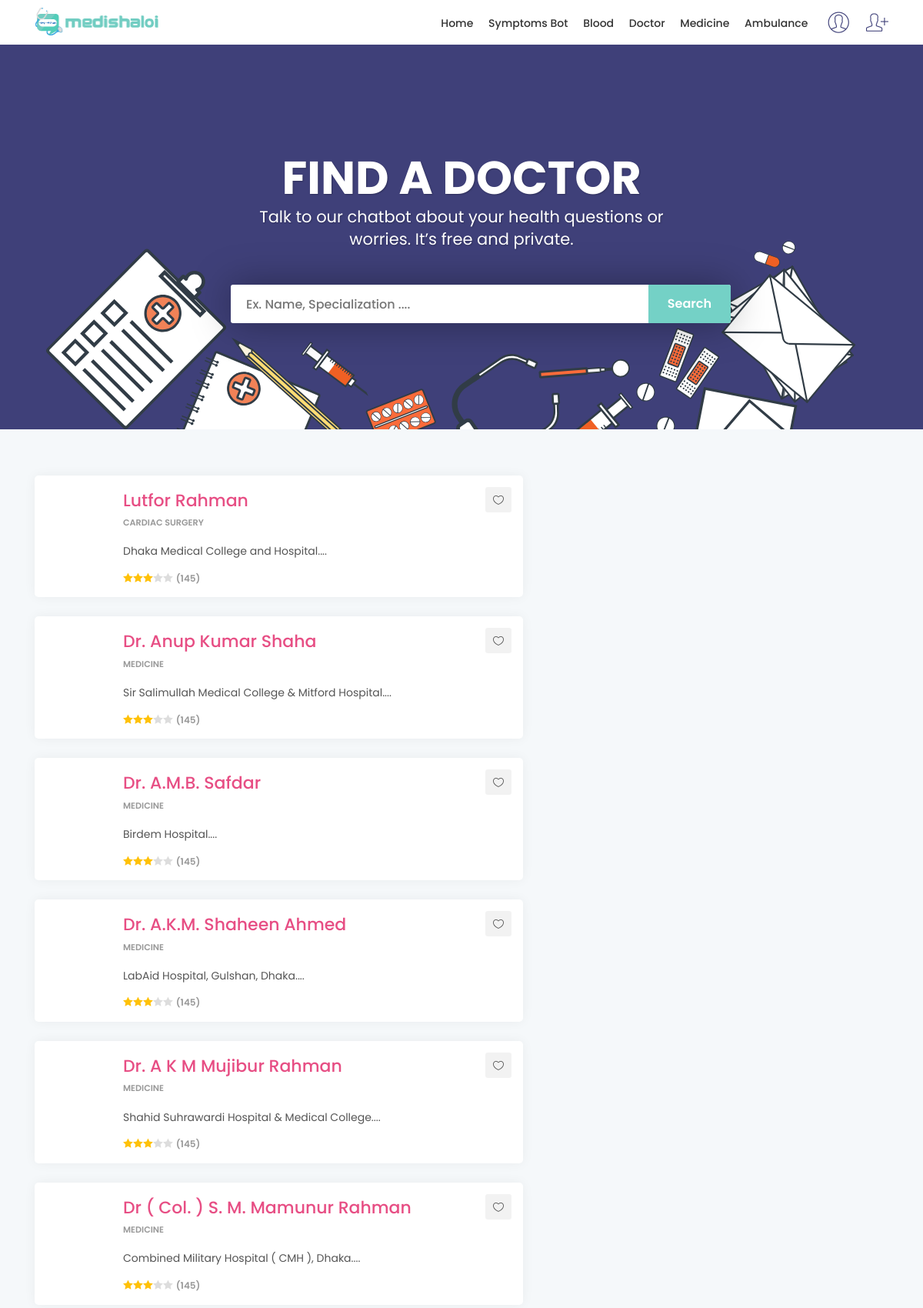
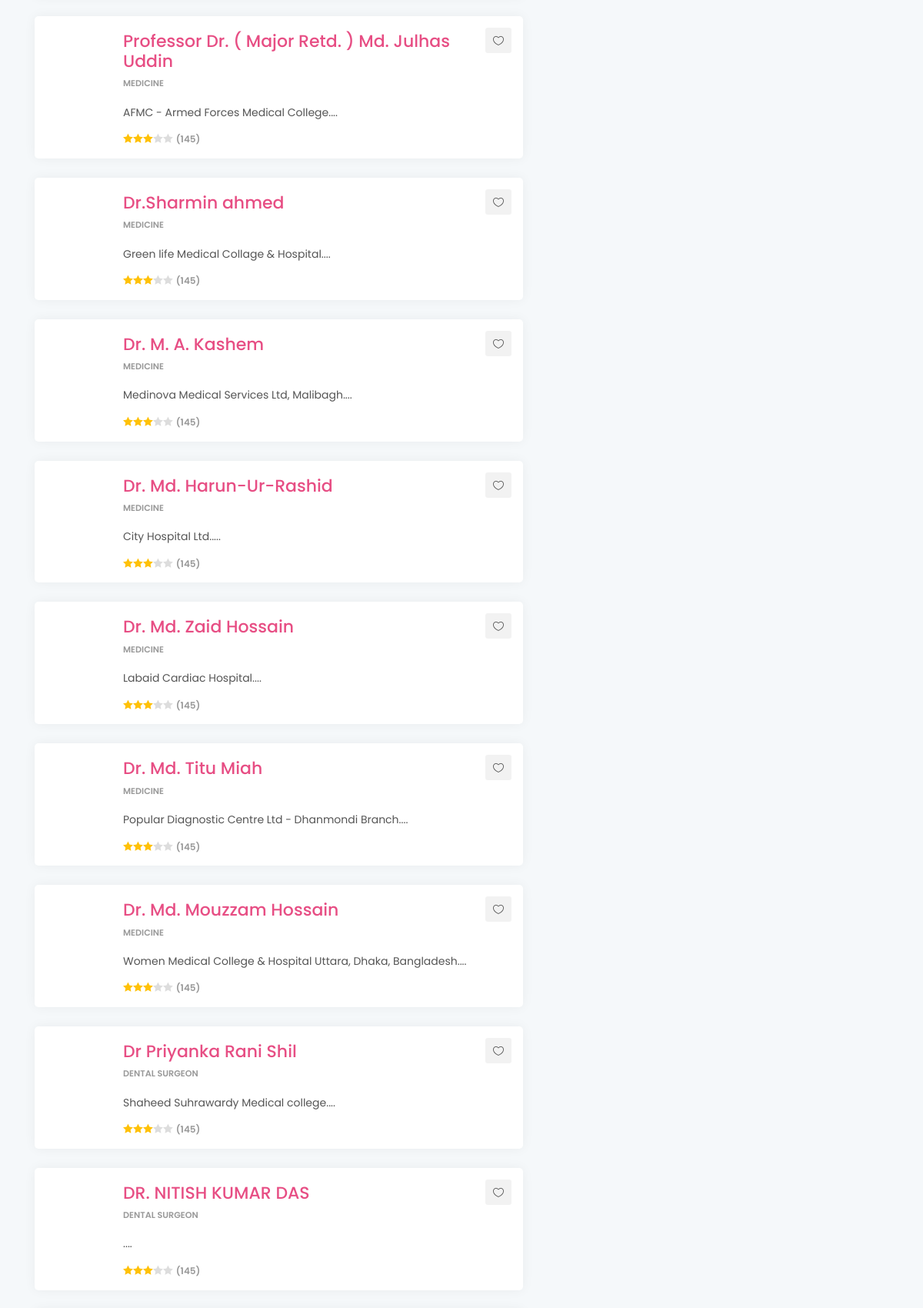
Screenshot of /doctor_search (signed in, upper part) with the database file from the repository (2 pictures, top to bottom).
### myapp/models.py (models this page shows)
class Doctor(models.Model):
    image = models.FileField(blank=True)
    doctor_name = models.CharField(blank=True,max_length=200)
    specialist =  models.CharField(blank=True,max_length=200)
    lacation = models.CharField(blank=True,max_length=100)
    education_background = models.CharField(blank=True,max_length=300)
    phone = models.CharField(blank=True,max_length=50)
    address = models.CharField(blank=True,max_length=300)
    user_reviwe = models.CharField(blank=True,max_length=60)
    description = models.CharField(blank=True,max_length=600)

### myapp/views.py (the view)
# urls.py: path('doctor_search', views.doctor_search_v, name='doctor_search'),
@login_required
def doctor_search_v(request):
    doctor_list = Doctor.objects.all()
    search=request.GET.get('q')
    if search:
        doctor_list=doctor_list.filter(
            Q(specialist__icontains=search)
        )
    context ={
        'doctor_list': doctor_list,
    }
    return render(request,'doctor-serach.html',context)

### myapp/templates/doctor-serach.html (shortened to what this page needs)
{% load static %}
<!DOCTYPE html>
<html lang="en">
<head>
	<link href="{% static 'css/bootstrap.min.css' %}" rel="stylesheet">
	<link href="{% static 'css/style.css' %}" rel="stylesheet">
	<link href="{% static 'css/menu.css' %}" rel="stylesheet">
	<link href="{% static 'css/vendors.css' %}" rel="stylesheet">
	<link href="{% static 'css/icon_fonts/css/all_icons_min.css' %}" rel="stylesheet">
    <link href="{% static 'css/css/date_picker.css' %}" rel="stylesheet">
	<link href="{% static 'css/custom.css' %}" rel="stylesheet">
</head>
<body>
    <header class="header_sticky">
		<div class="container">
			<div class="row">
				<div class="col-lg-3 col-6">
					<div id="logo_home">
						<h1><a href="/" title="Medishaloi">Medishaloi – Your Medical Assistance</a></h1>
					</div>
				</div>
				<nav class="col-lg-9 col-6">
					<ul id="top_access">
						<li><a href="login"><i class="pe-7s-user"></i></a></li>
						<li><a href="register"><i class="pe-7s-add-user"></i></a></li>
					</ul>
					<div class="main-menu">
						<ul>
							<li><a href="/">Home</a></li>
							<li><a href="#">Symptoms Bot</a></li>
							<li><a href="http://blood.bestmassager.info/">Blood</a></li>
							<li><a href="doctor_search">Doctor</a></li>
							<li><a href="madichine_search">Medicine</a></li>
							<li><a href="ambulance_search">Ambulance</a></li>
						</ul>
					</div>
				</nav>
			</div>
		</div>
	</header>
	<main>
		<div class="hero_home version_3">
				<div class="content">
					<h3>Find A Doctor</h3>
					<p>Talk to our chatbot about your health questions or worries. It’s free and private.</p>
					<form action="" method="GET">
						<div id="custom-search-input">
							<div class="input-group">
								<input type="text" name="" class="search-query" placeholder="Ex. Name, Specialization ....">
								<input type="submit" class="btn_search" value="Search">
							</div>
						</div>
					</form>
			</div>
		</div>
		<div class="container margin_60_35">
			<div class="row">
				<div class="col-lg-7">
					{% for list in  doctor_list%}
						<div class="strip_list wow fadeIn">
							<a href="#0" class="wish_bt"></a>
								<figure>
								</figure>
							<h3><a href="{% url 'doctor_details' list.id  %}">{{ list.doctor_name }}</a></h3>
							<small>{{ list.specialist }}</small><br />
							<p>{{ list.description }}....</p>
							<span class="rating"><i class="icon_star voted"></i><i class="icon_star voted"></i><i class="icon_star voted"></i><i class="icon_star"></i><i class="icon_star"></i> <small>(145)</small></span>
						</div>
					{% endfor %}
				</div>
			</div>
		</div>
	</main>
</body>
</html>

### myapp/static/css/menu.css (style rules this page uses)
.main-menu { position: relative; z-index: 9; width: auto; top: 11px; float: right; -moz-transition: all 0.3s ease-in-out; -o-transition: all 0.3s ease-in-out; -webkit-transition: all 0.3s ease-in-out; -ms-transition: all 0.3s ease-in-out; transition: all 0.3s ease-in-out; }
.main-menu ul, .main-menu ul li { position: relative; margin: 0; padding: 0; }
.main-menu ul a, .main-menu ul li a { position: relative; margin: 0; padding: 0; display: block; padding: 10px; }
.main-menu > ul > li > a { color: #333; padding: 0 8px 17px 8px; font-size: 14px; font-size: 0.875rem; font-weight: 500; }
@media only screen and (min-width: 992px) { .main-menu { width: auto; } }
@media only screen and (min-width: 992px) { .main-menu a { white-space: nowrap; } }
@media only screen and (min-width: 992px) { .main-menu ul li { display: inline-block; } }

### rows the page displays
Doctor: doctor_name "Lutfor Rahman", specialist "CARDIAC SURGERY", description "Dhaka Medical College and Hospital"
Doctor: doctor_name "Dr. Anup Kumar Shaha", specialist "MEDICINE", description "Sir Salimullah Medical College & Mitford Hospital"
Doctor: doctor_name "Dr. A.M.B. Safdar", specialist "MEDICINE", description "Birdem Hospital"
Doctor: doctor_name "Dr. A.K.M. Shaheen Ahmed", specialist "MEDICINE", description "LabAid Hospital, Gulshan, Dhaka"
Doctor: doctor_name "Dr. A K M Mujibur Rahman", specialist "MEDICINE", description "Shahid Suhrawardi Hospital & Medical College"
Doctor: doctor_name "Dr ( Col. ) S. M. Mamunur Rahman", specialist "MEDICINE", description "Combined Military Hospital ( CMH ), Dhaka"
Doctor: doctor_name "Professor Dr. ( Major Retd. ) Md. Julhas Uddin", specialist "MEDICINE", description "AFMC - Armed Forces Medical College"
Doctor: doctor_name "Dr.Sharmin ahmed", specialist "MEDICINE", description "Green life Medical Collage & Hospital"
Doctor: doctor_name "Dr. M. A. Kashem", specialist "MEDICINE", description "Medinova Medical Services Ltd, Malibagh"
Doctor: doctor_name "Dr. Md. Harun-Ur-Rashid", specialist "MEDICINE", description "City Hospital Ltd."
Doctor: doctor_name "Dr. Md. Zaid Hossain", specialist "MEDICINE", description "Labaid Cardiac Hospital"
Doctor: doctor_name "Dr. Md. Titu Miah", specialist "MEDICINE", description "Popular Diagnostic Centre Ltd - Dhanmondi Branch"
Doctor: doctor_name "Dr. Md. Mouzzam Hossain", specialist "MEDICINE", description "Women Medical College & Hospital Uttara, Dhaka, Bangladesh"
Doctor: doctor_name "Dr Priyanka Rani Shil", specialist "DENTAL SURGEON", description "Shaheed Suhrawardy Medical college"
Doctor: doctor_name "DR. NITISH KUMAR DAS", specialist "DENTAL SURGEON"
